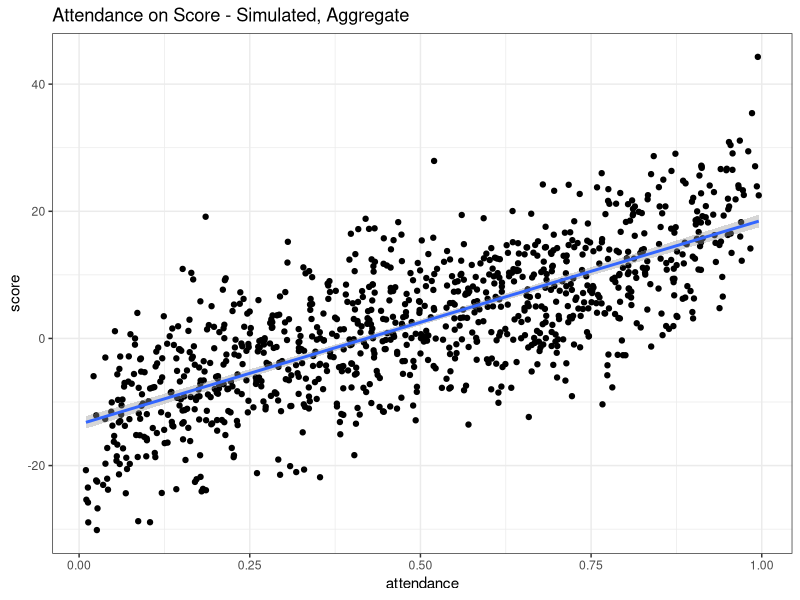
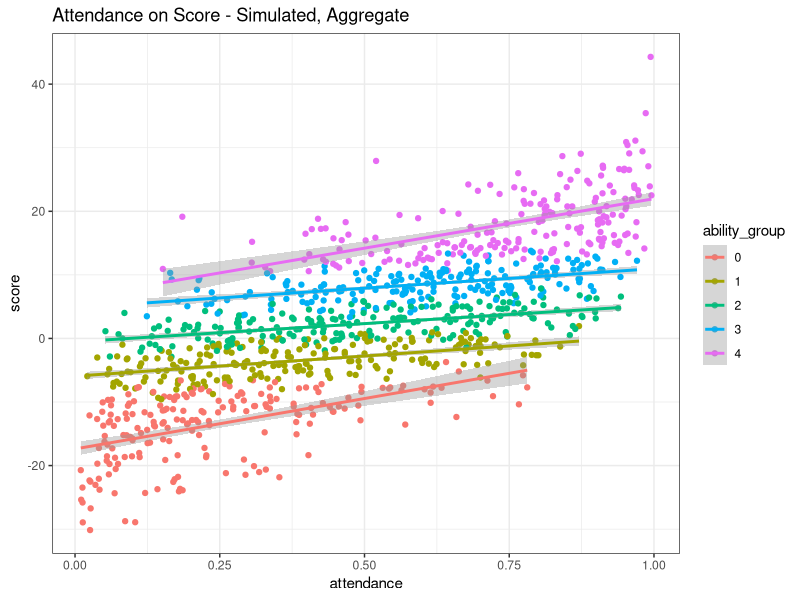
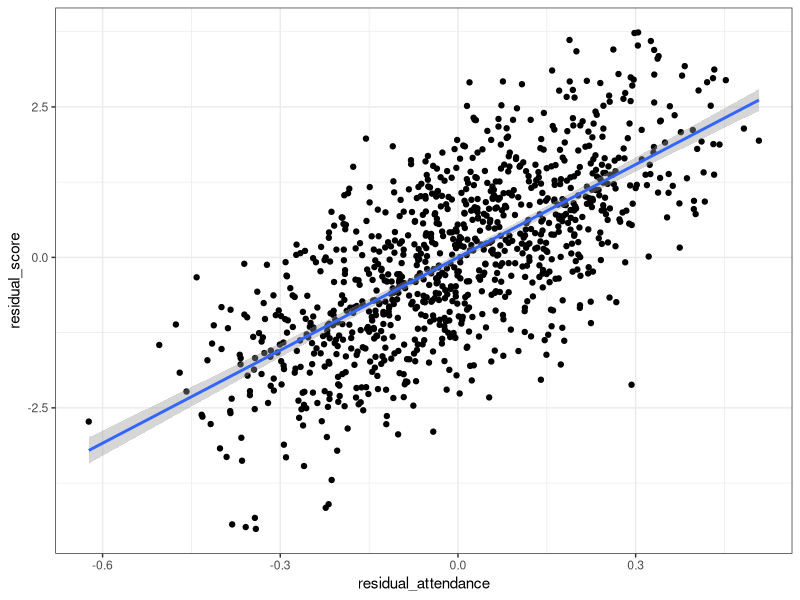
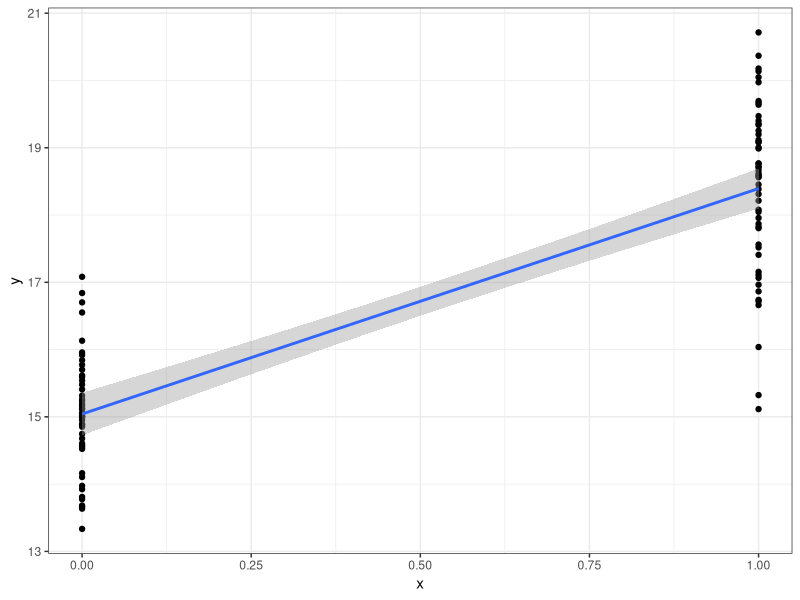
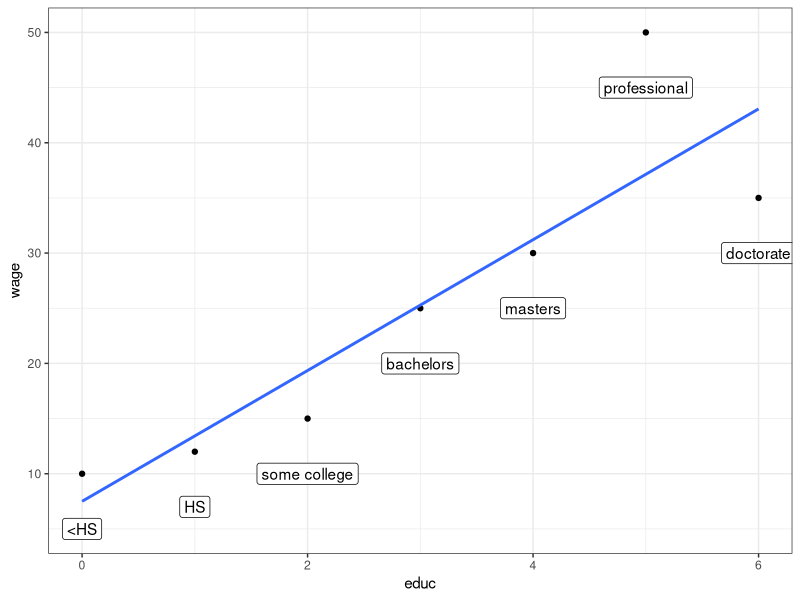
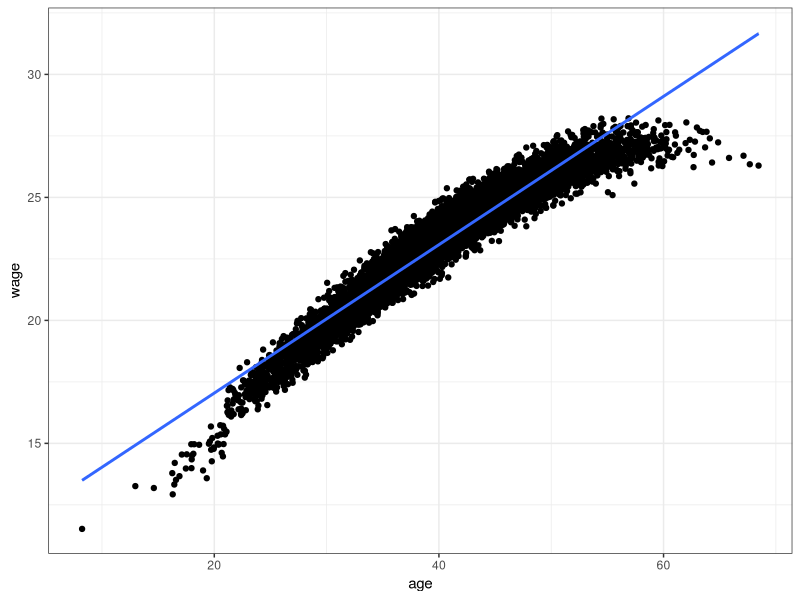
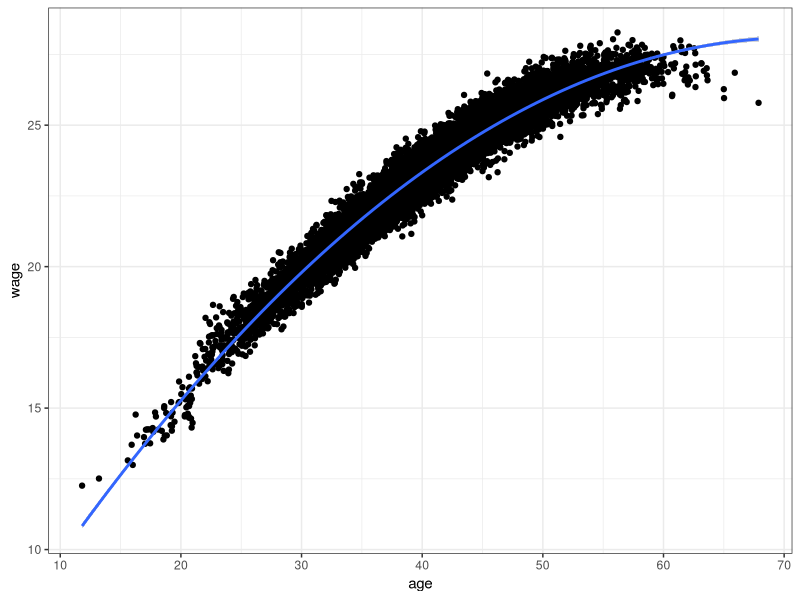
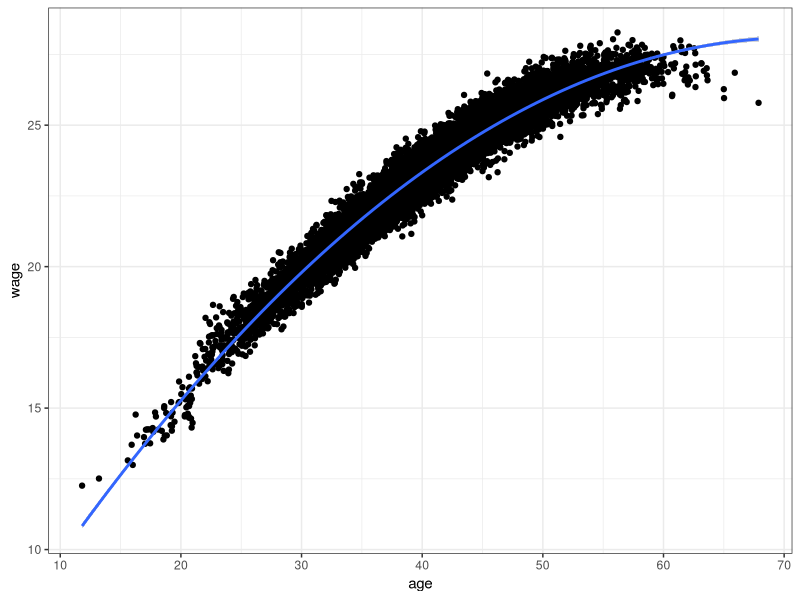

Generate these figures, in order, with R:
## ---- chunk 1
knitr::opts_chunk$set(echo = FALSE)
knitr::opts_chunk$set(warning = FALSE, message = FALSE) 
## ---- chunk 2
library(data.table)
library(ggplot2)
options(scipen=999)
## ---- chunk 3
set.seed(1)
n <- 1000
student_id <- 1:n
ability <- rnorm(n)
attendance <- 1/(1+exp(-ability-rnorm(n)))
score <- 10*ability+5*attendance+rnorm(n)
dt <- data.table(student_id,ability,attendance,score)
dt[,ability_group := as.factor(findInterval(ability,quantile(ability,c(.2,.4,.6,.8))))]
ggplot(data=dt,aes(x=attendance,y=score)) + geom_point() + geom_smooth(method="lm") + theme_bw() + 
  ggtitle("Attendance on Score - Simulated, Aggregate")
## ---- chunk 4
ggplot(data=dt,aes(x=attendance,y=score,group=ability_group,color=ability_group)) + geom_point() + geom_smooth(method="lm") + theme_bw() + 
  ggtitle("Attendance on Score - Simulated, Aggregate")
## ---- chunk 5
data.table(
  attend=c(0,0,1,1),
  ability=c(0,1,0,1),
  score=c(40,80,60,100),
  `N Students` = c(15,5,5,15)
)
## ---- chunk 6
m1 <- lm(score ~ ability,data=dt)
m2 <- lm(attendance ~ ability)
dt[,scorehat := predict(m1,dt)]
dt[,residual_score := score-scorehat]
dt[,attendancehat := predict(m2,dt)]
dt[,residual_attendance := attendance-attendancehat]
ggplot(data=dt,aes(x=residual_attendance,y=residual_score)) + geom_point() + theme_bw() + geom_smooth(method="lm")
lm(data=dt,score ~ attendance + ability)
## ---- chunk 7
dt <- data.table(attendance=c(0,0,0,0,0,1,1,1,1,1,1),ability=c(0,0,0,0,1,0,0,1,1,1,1),grade=c(60,60,60,60,80,70,70,90,90,90,90))
summary(lm(data=dt,grade ~ attendance))
## ---- chunk 8
summary(lm(data=dt,grade ~ attendance + ability))
## ---- chunk 9
options(scipen=999)
dt$residgrade <- residuals(lm(data=dt, grade ~ ability))
dt$residattendance <- residuals(lm(data=dt, attendance ~ ability))
dt[c(1,5,6,8)]
## ---- chunk 10
options(scipen=999)
summary(lm(data=dt,residgrade ~ residattendance))
## ---- chunk 11
library(data.table)
x <- round(runif(100),0)
y <- 3*x + rnorm(100,15)
dt <- data.table(x,y)
ggplot(data=dt,aes(x=x,y=y)) + geom_point() + theme_bw() + geom_smooth(method="lm")
## ---- chunk 12
dt <- data.table(gender=c(0,0,1,1),`college_degree`=c(0,1,0,1),wage=c(10,30,10,20),N=c(100,100,100,100))
dt
## ---- chunk 13
dt <- data.table(gender=c(0,0,1,1),`college_degree`=c(0,1,0,1),wage=c(10,30,10,20),N=c(100,100,100,100))
dt
## ---- chunk 14
educ <- c(0,1,2,3,4,5,6)
levels <- c("<HS","HS","some college","bachelors","masters","professional","doctorate")
means <- c(10,12,15,25,30,50,35)
dt <- data.table(educ,wage=means,label=levels)
lm(data=dt,wage ~ educ)
## ---- chunk 15
ggplot(data=dt,aes(x=educ,y=wage,label=levels)) + geom_point() + theme_bw() + geom_smooth(method="lm",se=F) + geom_label(aes(y=wage-5))
## ---- chunk 16
lm(data=dt,wage ~ label)
## ---- chunk 17
dt[,label:=relevel(as.factor(label),ref=5)]
lm(data=dt,wage ~ label)
## ---- chunk 18
age <- round(rnorm(10000,mean=40.5,sd=7.5),2)
wage <- wage <- 10 + ifelse(age>21,1,0) + .1*age+.01*age^2-.00012*age^3 + rnorm(10000,sd=.5)
dt <- data.table(age,wage)
ggplot(data=dt,aes(x=age,y=wage)) + geom_point() + geom_smooth(method="lm") + theme_bw()
## ---- chunk 19
age <- round(rnorm(10000,mean=40.5,sd=7.5),2)
wage <- wage <- 10 + ifelse(age>21,1,0) + .1*age+.01*age^2-.00012*age^3 + rnorm(10000,sd=.5)
dt <- data.table(age,wage)
ggplot(data=dt,aes(x=age,y=wage)) + geom_point() + geom_smooth(method="lm",formula = y ~ x + I(x^2)) + theme_bw()
## ---- chunk 20
ggplot(data=dt,aes(x=age,y=wage)) + geom_point() + geom_smooth(method="lm", formula = y ~ x + I(x^2)) + theme_bw()
lm(data=dt,wage ~ age)
lm(data=dt,wage ~ age + I(age^2))
## ---- chunk 21
dt <- fread("../data/incomepercentile.csv")
ggplot(data=dt,aes(x=Percentile,y=Income)) + geom_point() + theme_bw()
## ---- chunk 22
lm(data=dt,Income ~ Percentile)
lm(data=dt,log(Income+1) ~ Percentile)
lm(data=dt,log(Income+1) ~ log(Percentile))
